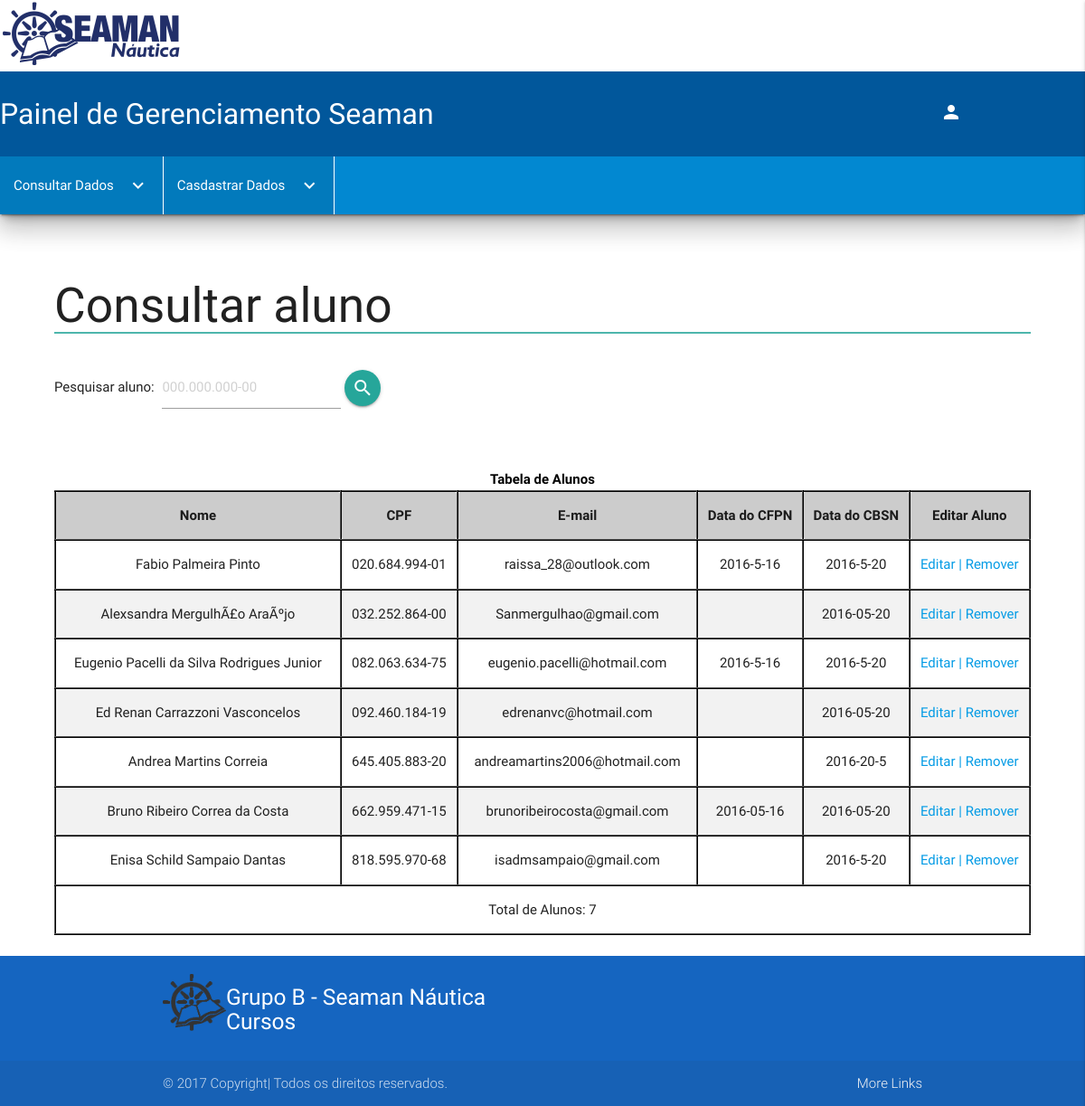
Screenshot of /admin.php?pg=list-aluno (signed in) with the database file from the repository.
### tables this page shows
CREATE TABLE `aluno` (
  `CPF` varchar(14) NOT NULL,
  `telefone` varchar(15) NOT NULL,
  `dataNasci` varchar(10) NOT NULL,
  `unidade` int(11) NOT NULL,
  `email` varchar(50) NOT NULL,
  `rg` varchar(20) NOT NULL,
  `nome` varchar(150) NOT NULL,
  `endereco` varchar(250) NOT NULL,
  `dataCFPN` varchar(10) NOT NULL,
  `dataCBSN` varchar(10) NOT NULL,
  `turma` int(20) NOT NULL
);

### pages/list-aluno.php (the view, shortened to what this page needs)
<h2 style="border-bottom: 2px solid #4db6ac;">Consultar aluno</h2>
<html>
<head>
	<link type="text/css" rel="stylesheet" href="css/lis.css"/>
</head>
<form action="" method="post" enctype="multipart/form-data">
	<div class="col s12">
		Pesquisar aluno:
		<div class="input-field inline">
			<input id="pesquisar" name="pesquisar" type="text" onkeypress="mascara(this, mcpf)" maxlength="14" placeholder="000.000.000-00" class="validate">
		</div>
		<button class="btn-floating waves-effect waves-light" type="submit" name="acao" value="pesquisar"><i class="material-icons left">search</i>
		</button><br><br>
	</div>
</form>
<?php
if(isset($_POST['acao']) && $_POST['acao'] == 'pesquisar' && $nomeUser != 'admin'){
	$pesquisar = ucfirst(trim($_POST['pesquisar']));
	$selecionaPosts = mysqli_query($link,"SELECT * FROM aluno WHERE unidade = '$unidade' AND CPF = '$pesquisar'");
}
elseif($nomeUser == 'admin'){
	$selecionaPosts = mysqli_query($link, "SELECT * FROM aluno ORDER BY unidade DESC");
	if(isset($_POST['acao']) && $_POST['acao'] == 'pesquisar'){
		$pesquisar = ucfirst(trim($_POST['pesquisar']));
		$selecionaPosts = mysqli_query($link,"SELECT * FROM aluno WHERE CPF = '$pesquisar'");
	}
}
else{
	$selecionaPosts = mysqli_query($link,"SELECT * FROM aluno WHERE unidade = '$unidade'");
}
$conta = @mysqli_num_rows($selecionaPosts);
?>
<table id="t01">
	<caption>Tabela de Alunos</caption>
	<thead>
		<tr>
			<th>Nome</th>
			<th>CPF</th>
			<th>E-mail</th>
			<th>Data do CFPN</th>
			<th>Data do CBSN</th>
			<?php
			if($nomeUser == 'admin'){
				echo "<th>Unidade</th>";
			}else{
				echo "<th>Editar Aluno</th>";
			}
			?>
		</tr>
	</thead>
	<tbody>
		<?php
			if($conta != 0){
				while($lnMsg = mysqli_fetch_array($selecionaPosts)){
					$procuraUnidade = mysqli_query($link,"SELECT * FROM unidadeseaman WHERE id = '".$lnMsg['unidade']."'");
					$lnUni = mysqli_fetch_array($procuraUnidade);
					echo "<tr><td> " . $lnMsg['nome'] . " </td>";
					echo "<td> " . $lnMsg['CPF'] . " </td>";
					echo "<td> " . $lnMsg['email'] . " </td>";
					echo "<td> " . $lnMsg['dataCFPN'] . " </td>";
					echo "<td> " . $lnMsg['dataCBSN'] . " </td>";
					if($nomeUser == 'admin'){
						echo "<td>". $lnUni['nome'] ."</td>";
					}else{
					echo "<td><a href='admin.php?pg=editar&id=".$lnMsg['CPF']."'>Editar</a> <a onclick='return confirm(\"Confirma exclusão de Aluno?\")' href='admin.php?pg=list-aluno&remov=sim&id=".$lnMsg['CPF']."'>| Remover</a></td></tr>";}
				}
			}else { echo '<script>alert("Nenhum dado encontrado.");</script>'; }
			?>
		</tbody>
		<tfoot>
			<tr>
				<td colspan ="7"> Total de Alunos:
					<?php
					if ($conta == 0){
						echo "Não possui Alunos";
					}else{
						echo $conta;
					}
					?></td>
				</tr>
			</tfoot>
		</table><br>
</html>

### admin.php (shortened to what this page needs)
<?php
$link = mysqli_connect('localhost', 'root', '', 'seamanbd');
mysqli_query($link,"SET NAMES 'utf8'");
mysqli_query($link,'SET character_set_connection=utf8');
mysqli_query($link,'SET character_set_client=utf8');
mysqli_query($link,'SET character_set_results=utf8');
?>
<?php
$nomeUser = $_SESSION['nome'];
if($nomeUser != 'admin'){
	$unidade = $_SESSION['unidade'];
}
else{
	$selUser = mysqli_query($link,"SELECT id FROM secretaria");
	$conta = mysqli_num_rows($selUser);
	$id = $conta + 1;
}
?>
<!DOCTYPE html PUBLIC "-//W3C//DTD XHTML 1.1//EN" "http://www.w3.org/TR/xhtml11/DTD/xhtml11.dtd">
<html xmlns="http://www.w3.org/1999/xhtml" xml:lang="pt-br">
<head>
	<link type="text/css" rel="stylesheet" href="css/lis.css"/>
	<link type="text/css" rel="stylesheet" href="css/materialize.min.css"  media="screen,projection"/>
</head>
<header class="z-depth-5">
	<div id="side-nav">
		<a style="float: right;margin: 96px 120px 10px 10px;" href="#" data-activates="slide-out" class="button-collapse btn-floating btn-large btn-flat"><i class="large material-icons right">person</i> Profile</a>
	</div>
	<nav class="nav-extended">
		<div class="nav-content">
			<div class="nav-wrapper white">
				<a href="http://www.seaman.com.br/">
					<img src="images/logo.png" style="width:200px;"></a>
				</div>
				<div class="nav-wrapper light-blue darken-4 col l6">
					<span class="nav-title">Painel de Gerenciamento Seaman</span>
				</div>
			</div>
			<div class="nav-wrapper light-blue darken-2">
				<ul class="left hide-on-med-and-down">
					<li class='active' style="border-right: 1px solid white;"><a class='dropdown-button' href='#' data-activates='dropdown1'><i class="material-icons right">keyboard_arrow_down</i>Consultar Dados</a>
						</li>
						<li class='active' style="border-right: 1px solid white;"><a class='dropdown-button' href='#' data-activates='dropdown2'><i class="material-icons right">keyboard_arrow_down</i>Casdastrar Dados</a>
						</div>
					</nav>
				</header>
				<main>
  <div id="centro">
  	<div id="conteudo">
  		<div id="dir">
  			<?php
  			if(isset($_GET['pg']) && $_GET['pg'] == 'addaluno'){
  				include('pages/addaluno.php');
  			}elseif(isset($_GET['pg']) && $_GET['pg'] == 'list-aluno'){
  				include('pages/list-aluno.php');
  			}elseif(isset($_GET['pg']) && $_GET['pg'] == 'addsec'){
  				include('pages/addsec.php');
  			}elseif(isset($_GET['pg']) && $_GET['pg'] == 'addturma'){
  				include('pages/addturma.php');
  			}elseif(isset($_GET['pg']) && $_GET['pg'] == 'editar'){
  				include('pages/editar.php');
  			}elseif(isset($_GET['pg']) && $_GET['pg'] == 'listturmas'){
  				include('pages/list-turma.php');
  			}elseif(isset($_GET['pg']) && $_GET['pg'] == 'editarturma'){
  				include('pages/editarturma.php');
  			}elseif(isset($_GET['pg']) && $_GET['pg'] == 'list-sec'){
  				include('pages/list-sec.php');
  			}elseif(isset($_GET['pg']) && $_GET['pg'] == 'editarsec'){
  				include('pages/editarsec.php');
  			}
  			?>
  		</div>
  	</div>
  </div>
</main>
<footer class="page-footer blue darken-3">
	<div class="container">
		<div class="row">
			<div class="col l6 s12">
				<img src="images/logo-footer.png" style="width:70px; float: left;">
				<h5 class="white-text">Grupo B - Seaman Náutica Cursos</h5>
			</div>
			<div class="col l4 offset-l2 s12">
			</div>
		</div>
	</div>
	<div class="footer-copyright">
		<div class="container">
			© 2017 Copyright| Todos os direitos reservados.
			<a class="grey-text text-lighten-4 right" href="http://www.seaman.com.br/cursos.html">More Links</a>
		</div>
	</div>
</footer>
</html>

### css/lis.css (style rules this page uses)
table { margin-left: auto; margin-right: auto; margin-top: 2em; }
caption { text-align: center; color: black; font-weight: bold; }
table, th, td { border: 2px ridge black; border-collapse: collapse; text-align: center; border-radius: 6px; }
table#t01 th { background-color: #CCC; }
table#t01 tr:nth-child(even) { background-color: #f2f2f2 }
div#centro { width: 90%; margin: auto; }
main { margin-top: 3em; flex: 1 0 auto; }

### rows the page displays
aluno: nome "Fabio Palmeira Pinto", CPF "020.684.994-01", email "raissa_28@outlook.com", dataCFPN "2016-5-16", dataCBSN "2016-5-20"
aluno: nome "Alexsandra MergulhÃ£o AraÃºjo", CPF "032.252.864-00", email "Sanmergulhao@gmail.com", dataCBSN "2016-05-20"
aluno: nome "Eugenio Pacelli da Silva Rodrigues Junior", CPF "082.063.634-75", email "eugenio.pacelli@hotmail.com", dataCFPN "2016-5-16", dataCBSN "2016-5-20"
aluno: nome "Ed Renan Carrazzoni Vasconcelos", CPF "092.460.184-19", email "edrenanvc@hotmail.com", dataCBSN "2016-05-20"
aluno: nome "Andrea Martins Correia", CPF "645.405.883-20", email "andreamartins2006@hotmail.com", dataCBSN "2016-20-5"
aluno: nome "Bruno Ribeiro Correa da Costa", CPF "662.959.471-15", email "brunoribeirocosta@gmail.com", dataCFPN "2016-05-16", dataCBSN "2016-05-20"
aluno: nome "Enisa Schild Sampaio Dantas", CPF "818.595.970-68", email "isadmsampaio@gmail.com", dataCBSN "2016-5-20"

### other values shown
$conta "7"
